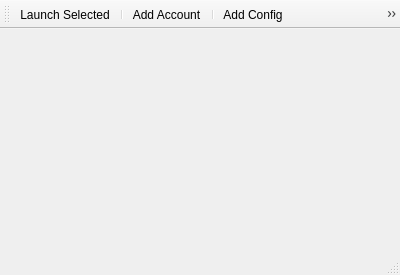
<?xml version="1.0" encoding="UTF-8"?>
<ui version="4.0">
 <class>MainWindow</class>
 <widget class="QMainWindow" name="MainWindow">
  <property name="geometry">
   <rect>
    <x>0</x>
    <y>0</y>
    <width>400</width>
    <height>275</height>
   </rect>
  </property>
  <property name="windowTitle">
   <string>EVE MCL</string>
  </property>
  <widget class="QWidget" name="centralwidget">
   <layout class="QVBoxLayout" name="verticalLayout">
    <item>
     <layout class="QGridLayout" name="accountGridLayout"/>
    </item>
   </layout>
  </widget>
  <widget class="QStatusBar" name="statusbar"/>
  <widget class="QToolBar" name="toolBar">
   <property name="windowTitle">
    <string>toolBar</string>
   </property>
   <property name="iconSize">
    <size>
     <width>32</width>
     <height>32</height>
    </size>
   </property>
   <property name="toolButtonStyle">
    <enum>Qt::ToolButtonTextUnderIcon</enum>
   </property>
   <attribute name="toolBarArea">
    <enum>TopToolBarArea</enum>
   </attribute>
   <attribute name="toolBarBreak">
    <bool>false</bool>
   </attribute>
   <addaction name="actionLaunch_Selected"/>
   <addaction name="separator"/>
   <addaction name="actionAdd_Account"/>
   <addaction name="separator"/>
   <addaction name="actionAdd_Config"/>
   <addaction name="actionManage_Configs"/>
   <addaction name="separator"/>
   <addaction name="actionExit"/>
  </widget>
  <action name="actionLaunch_Selected">
   <property name="icon">
    <iconset resource="main_window.qrc">
     <normaloff>:/icons/icons/Crystal_Clear_app_quick_restart.png</normaloff>:/icons/icons/Crystal_Clear_app_quick_restart.png</iconset>
   </property>
   <property name="text">
    <string>Launch Selected</string>
   </property>
   <property name="toolTip">
    <string>Launch Selected</string>
   </property>
  </action>
  <action name="actionAdd_Account">
   <property name="icon">
    <iconset resource="main_window.qrc">
     <normaloff>:/icons/icons/Crystal_Clear_action_edit_add.png</normaloff>:/icons/icons/Crystal_Clear_action_edit_add.png</iconset>
   </property>
   <property name="text">
    <string>Add Account</string>
   </property>
   <property name="toolTip">
    <string>Acc Account</string>
   </property>
  </action>
  <action name="actionAdd_Config">
   <property name="icon">
    <iconset resource="main_window.qrc">
     <normaloff>:/icons/icons/Crystal_Clear_action_db_add.png</normaloff>:/icons/icons/Crystal_Clear_action_db_add.png</iconset>
   </property>
   <property name="text">
    <string>Add Config</string>
   </property>
   <property name="toolTip">
    <string>Add Config</string>
   </property>
  </action>
  <action name="actionManage_Configs">
   <property name="icon">
    <iconset resource="main_window.qrc">
     <normaloff>:/icons/icons/Crystal_Clear_app_database.png</normaloff>:/icons/icons/Crystal_Clear_app_database.png</iconset>
   </property>
   <property name="text">
    <string>Manage Configs</string>
   </property>
   <property name="toolTip">
    <string>Manage Configs</string>
   </property>
  </action>
  <action name="actionExit">
   <property name="icon">
    <iconset resource="main_window.qrc">
     <normaloff>:/icons/icons/Crystal_Clear_action_exit.png</normaloff>:/icons/icons/Crystal_Clear_action_exit.png</iconset>
   </property>
   <property name="text">
    <string>Exit</string>
   </property>
   <property name="toolTip">
    <string>Exit</string>
   </property>
  </action>
 </widget>
 <resources>
  <include location="main_window.qrc"/>
 </resources>
 <connections/>
</ui>
